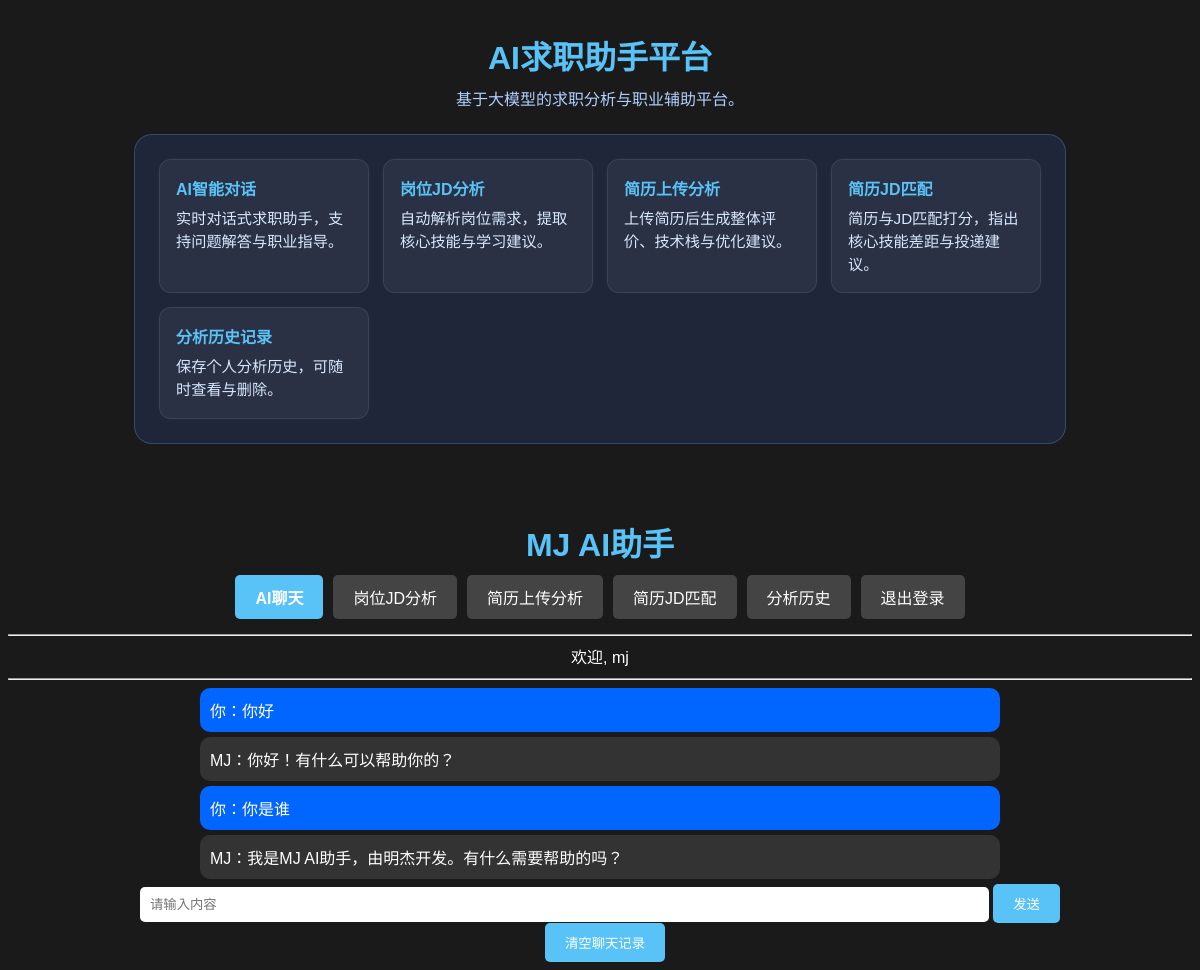
Page / (signed in) on the earlier database version.
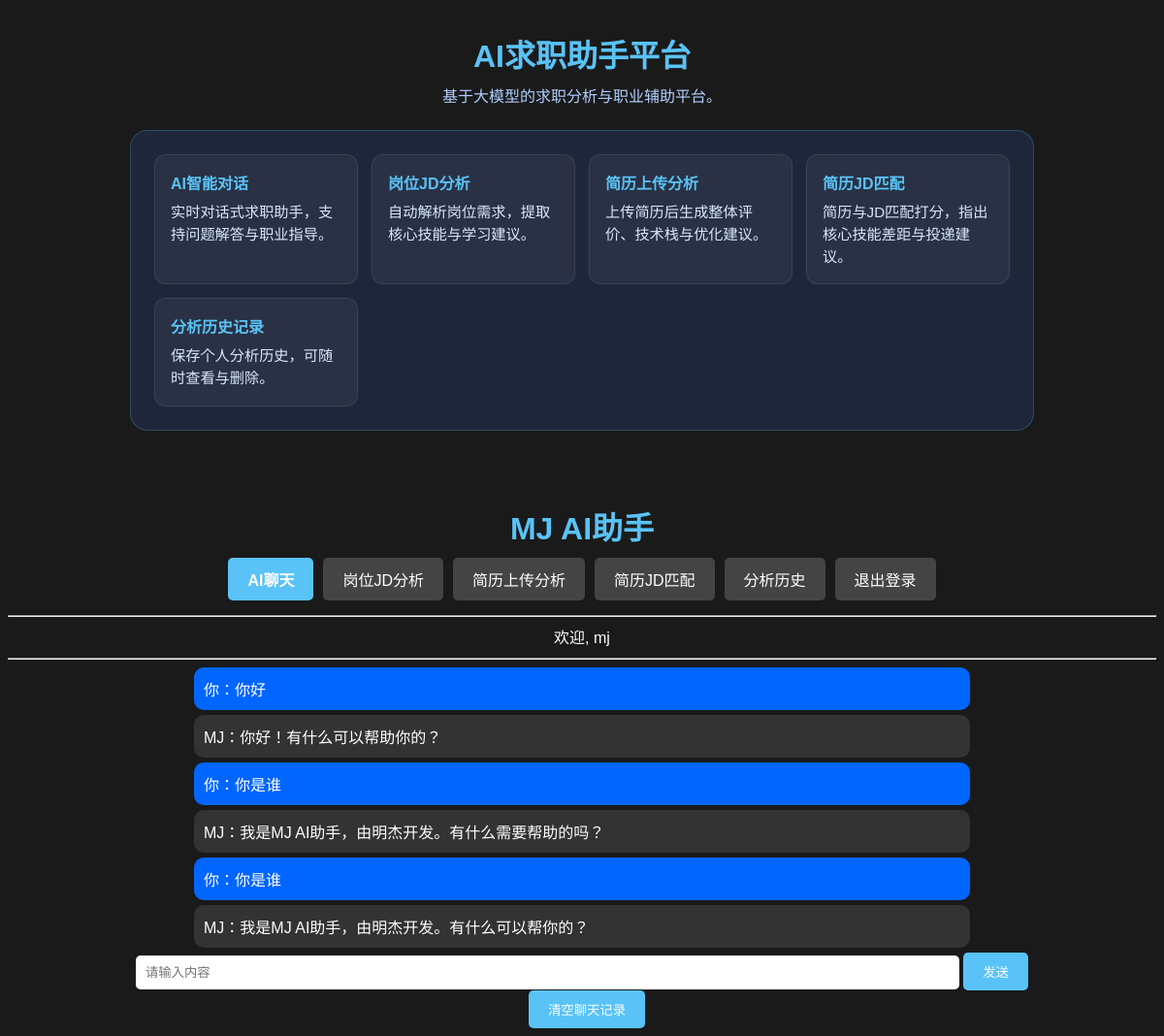
Same page on the later database version.
### tables this page shows
CREATE TABLE messages (
            id INTEGER PRIMARY KEY AUTOINCREMENT,
            user_message TEXT NOT NULL,
            bot_message TEXT NOT NULL,
            created_at TIMESTAMP DEFAULT CURRENT_TIMESTAMP
        , user_id INTEGER);

### app.py (the view, shortened to what this page needs)
@app.route("/", methods=["GET", "POST"])
def home():
    if "user_id" not in session:
        return redirect("/login")
    chat_history = get_messages(session["user_id"])
    return render_template(
        "index.html",
        chat_history=chat_history,
        username=session.get("username")
    )

### app.py (called while the page is built)
def get_messages(user_id):
    conn = sqlite3.connect(DB_NAME)
    cursor = conn.cursor()
    cursor.execute("""
        SELECT user_message, bot_message
        FROM messages
        WHERE user_id = ?
        ORDER BY id ASC
    """, (user_id,))
    rows = cursor.fetchall()
    conn.close()
    chat_history = []
    for row in rows:
        chat_history.append({
            "user": row[0],
            "bot": row[1]
        })
    return chat_history

### templates/index.html (shortened to what this page needs)
<!DOCTYPE html>
<html>
<head>
</head>
<body>
    <div style="max-width: 980px; margin: 0 auto; padding: 24px 16px;">
        <h1 class="hero-title">AI求职助手平台</h1>
        <div class="hero-subtitle">基于大模型的求职分析与职业辅助平台。</div>
        <div class="hero-card">
            <div class="feature-grid">
                <div class="feature-item">
                    <h3>AI智能对话</h3>
                    <p>实时对话式求职助手，支持问题解答与职业指导。</p>
                </div>
                <div class="feature-item">
                    <h3>岗位JD分析</h3>
                    <p>自动解析岗位需求，提取核心技能与学习建议。</p>
                </div>
                <div class="feature-item">
                    <h3>简历上传分析</h3>
                    <p>上传简历后生成整体评价、技术栈与优化建议。</p>
                </div>
                <div class="feature-item">
                    <h3>简历JD匹配</h3>
                    <p>简历与JD匹配打分，指出核心技能差距与投递建议。</p>
                </div>
                <div class="feature-item">
                    <h3>分析历史记录</h3>
                    <p>保存个人分析历史，可随时查看与删除。</p>
                </div>
            </div>
        </div>
    </div>
    <h1>MJ AI助手</h1>
    <div class="navbar">
        <a href="/" class="nav-item active">AI聊天</a>
        <a href="/jd" class="nav-item">岗位JD分析</a>
        <a href="/resume" class="nav-item">简历上传分析</a>
        <a href="/match" class="nav-item">简历JD匹配</a>
        <a href="/history" class="nav-item">分析历史</a>
        <a href="/logout" class="nav-item">退出登录</a>
    </div>
    <hr>
    <div style="margin-bottom: 10px;">
        <span>欢迎, {{ username }}</span>
    </div>
    <hr>
   <div class="chat-box">
    {% for msg in chat_history %}
        <div class="user-msg">
            你：{{ msg.user }}
        </div>
        <div class="assistant-msg">
            MJ：{{ msg.bot }}
        </div>
    {% endfor %}
</div>
    <form method="POST">
        <input type="text" name="user_input" placeholder="请输入内容" onkeydown="if (event.key === 'Enter') this.form.submit();">
        <button type="submit">发送</button>
    </form>
    <form method="POST" action="/clear" style="display:inline-block; margin-left: 10px;">
        <button type="submit">清空聊天记录</button>
    </form>
</body>
</html>

Differences in the rows shown:
added messages: user "你是谁", bot "我是MJ AI助手，由明杰开发。有什么可以帮你的？"
